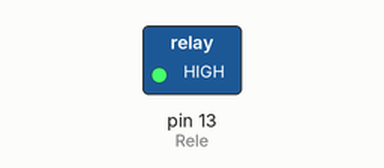
A sketch run on a simulated Arduino Uno, built with avr-gcc and run on an emulated ATmega328P. On the bench: switched loads named in the sketch (green lamp = pin HIGH).

Above: at 0.1 s.
Timing chart, 0 to 1.6 s (numbered marks = the images above):
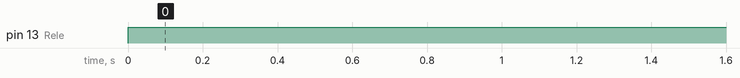

The sketch:

Controle_simples_bomba.ino
```cpp
int Rele = 13;

void setup() {
  pinMode(Rele, OUTPUT);
}

void loop(){
  digitalWrite(Rele, HIGH);

  /*60000*5 MIN -> CONVERSÃO DE TEMPO.*/
  delay(300000);

  digitalWrite(Rele, LOW);

  /*60000*60 MIN -> CONVERSÃO DE TEMPO.*/
  delay(3600000);
}
```

Measured:
- by itself, pin 13 (Rele): LOW → HIGH at 0.00 s
